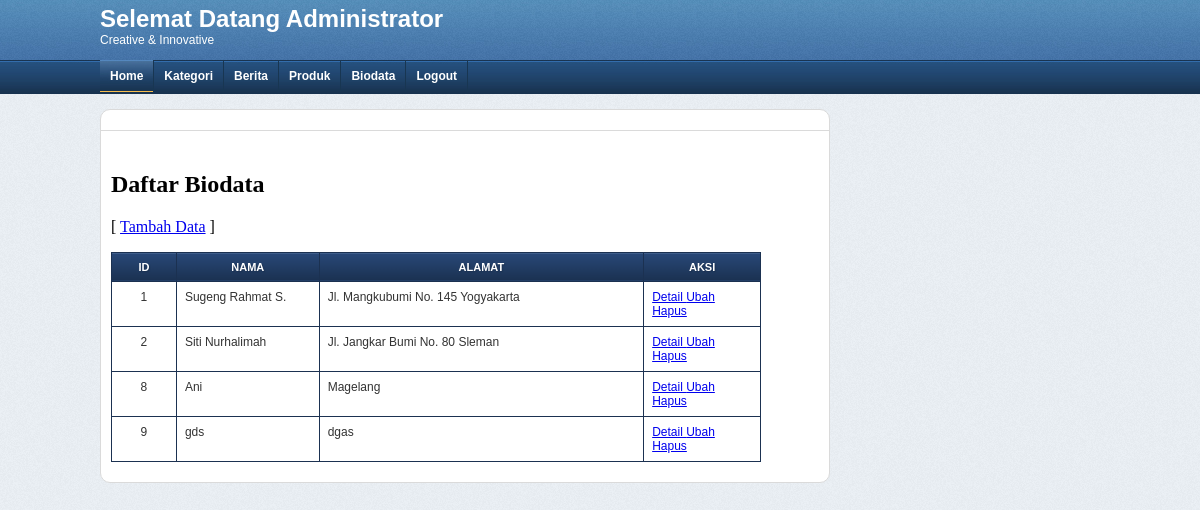
Page /admin_theme/index.php?page=tampil_biodata (signed in) on the committed database.
### tables this page shows
CREATE TABLE IF NOT EXISTS `biodata` (
`id` int(5) NOT NULL,
  `nama` varchar(25) NOT NULL,
  `alamat` text
);

### admin_theme/tampil_biodata.php (the view, shortened to what this page needs)
<h2>Daftar Biodata</h2>
<p>[ <a href="index.php?page=tambah_biodata">Tambah Data</a> ] </p>
<table width="650px" border="1">
   <tr style="background:#ccc">
      <th width="10%">ID</th>
      <th width="22%">Nama</th>
      <th width="50%">Alamat</th>
      <th>Aksi</th>
   </tr>
   <?php
   $sql   = "SELECT id,nama,alamat FROM biodata";
   $hasil = mysql_query($sql) or exit("Error query: <b>".$sql."</b>.");
   while($data = mysql_fetch_assoc($hasil)){
   ?>
      <tr>
         <td align="center"><?php echo $data['id']; ?></td>
         <td><?php echo $data['nama']; ?></td>
         <td><?php echo $data['alamat']; ?></td>
         <td>
            <a href="index.php?page=detail_biodata&id=<?php echo $data['id']; ?>">
               Detail
            </a>
            <a href="index.php?page=edit_biodata&id=<?php echo $data['id']; ?>">
               Ubah
            </a>
            <a href="index.php?page=hapus_biodata&id=<?php echo $data['id']; ?>"
               onClick="return cekHapus();">
               Hapus
            </a>
         </td>
      </tr>
   <?php
   }
   ?>
</table>

### admin_theme/asset/css/style.css (style rules this page uses)
body { padding:0px; margin:0px; text-decoration:none; background-image: url(../images/bg_body.png); background-repeat: repeat; }
#dua_ab table { border-width: 1px; border-style: solid; border-color: #999999; border-collapse: collapse; margin-top: 5px; margin-right: 0px; margin-bottom: 10px; margin-left: 0px; }
#dua_ab th { color: #FFFFFF; font-size: 11px; text-transform: uppercase; text-align: center; padding: 8px; border-width: 1px; border-style: solid; border-collapse: collapse; border: 1px solid #1b3151; box-shadow:#3f5e8b 0 1px 0 inset; text-shadow:#1b3151 1px 1px 1px; font-family: Arial; background-image: -webkit-gradient(linear, 0% 0%, 0% 100%, from(#294979), to(#1b3151)); background-image: -webkit-linear-gradient(top, #294979, #1b3151); background-image: -moz-linear-gradient(top, #294979, #1b3151); background-image: -ms-linear-gradient(top, #294979, #1b3151); background-image: -o-linear-gradient(top, #294979, #1b3151); }
#dua_ab td { padding: 8px; vertical-align: top; border-width: 1px; border-style: solid; border-color: #1b3151; border-collapse: collapse; font-family: Arial; font-size: 12px; color: #333; }

### rows in the picture
biodata: id "1", nama "Sugeng Rahmat S.", alamat "Jl. Mangkubumi No. 145 Yogyakarta"
biodata: id "2", nama "Siti Nurhalimah", alamat "Jl. Jangkar Bumi No. 80 Sleman"
biodata: id "8", nama "Ani", alamat "Magelang"
biodata: id "9", nama "gds", alamat "dgas"
